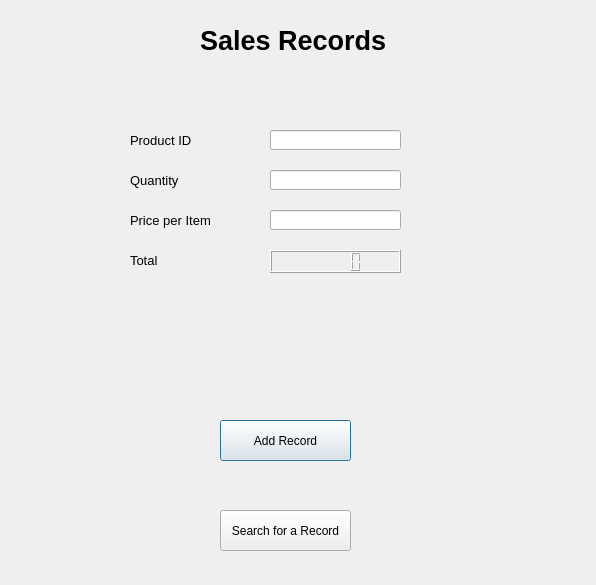
<?xml version="1.0" encoding="UTF-8"?>
<ui version="4.0">
 <class>SRePS</class>
 <widget class="QDialog" name="SRePS">
  <property name="geometry">
   <rect>
    <x>0</x>
    <y>0</y>
    <width>596</width>
    <height>585</height>
   </rect>
  </property>
  <property name="windowTitle">
   <string>SRePS</string>
  </property>
  <property name="accessibleName">
   <string>SRePS</string>
  </property>
  <widget class="QLabel" name="label">
   <property name="geometry">
    <rect>
     <x>200</x>
     <y>10</y>
     <width>201</width>
     <height>61</height>
    </rect>
   </property>
   <property name="font">
    <font>
     <pointsize>20</pointsize>
     <weight>75</weight>
     <bold>true</bold>
    </font>
   </property>
   <property name="text">
    <string>Sales Records</string>
   </property>
  </widget>
  <widget class="QPushButton" name="pushButton">
   <property name="geometry">
    <rect>
     <x>220</x>
     <y>420</y>
     <width>131</width>
     <height>41</height>
    </rect>
   </property>
   <property name="text">
    <string>Add Record</string>
   </property>
  </widget>
  <widget class="QLabel" name="label_2">
   <property name="geometry">
    <rect>
     <x>130</x>
     <y>130</y>
     <width>71</width>
     <height>21</height>
    </rect>
   </property>
   <property name="font">
    <font>
     <pointsize>10</pointsize>
    </font>
   </property>
   <property name="text">
    <string>Product ID</string>
   </property>
  </widget>
  <widget class="QLabel" name="label_4">
   <property name="geometry">
    <rect>
     <x>130</x>
     <y>170</y>
     <width>71</width>
     <height>21</height>
    </rect>
   </property>
   <property name="font">
    <font>
     <pointsize>10</pointsize>
    </font>
   </property>
   <property name="text">
    <string>Quantity</string>
   </property>
  </widget>
  <widget class="QLabel" name="label_5">
   <property name="geometry">
    <rect>
     <x>130</x>
     <y>210</y>
     <width>81</width>
     <height>20</height>
    </rect>
   </property>
   <property name="font">
    <font>
     <pointsize>10</pointsize>
    </font>
   </property>
   <property name="text">
    <string>Price per Item</string>
   </property>
  </widget>
  <widget class="QPushButton" name="pushButton_2">
   <property name="geometry">
    <rect>
     <x>220</x>
     <y>510</y>
     <width>131</width>
     <height>41</height>
    </rect>
   </property>
   <property name="text">
    <string>Search for a Record</string>
   </property>
  </widget>
  <widget class="QLineEdit" name="lineEdit">
   <property name="geometry">
    <rect>
     <x>270</x>
     <y>130</y>
     <width>131</width>
     <height>20</height>
    </rect>
   </property>
  </widget>
  <widget class="QLineEdit" name="lineEdit_3">
   <property name="geometry">
    <rect>
     <x>270</x>
     <y>170</y>
     <width>131</width>
     <height>20</height>
    </rect>
   </property>
  </widget>
  <widget class="QLabel" name="label_6">
   <property name="geometry">
    <rect>
     <x>130</x>
     <y>250</y>
     <width>81</width>
     <height>20</height>
    </rect>
   </property>
   <property name="font">
    <font>
     <pointsize>10</pointsize>
    </font>
   </property>
   <property name="text">
    <string>Total</string>
   </property>
  </widget>
  <widget class="QLCDNumber" name="lcdNumber_2">
   <property name="geometry">
    <rect>
     <x>270</x>
     <y>250</y>
     <width>131</width>
     <height>23</height>
    </rect>
   </property>
  </widget>
  <widget class="QLineEdit" name="lineEdit_4">
   <property name="geometry">
    <rect>
     <x>270</x>
     <y>210</y>
     <width>131</width>
     <height>20</height>
    </rect>
   </property>
  </widget>
 </widget>
 <resources/>
 <connections/>
</ui>
